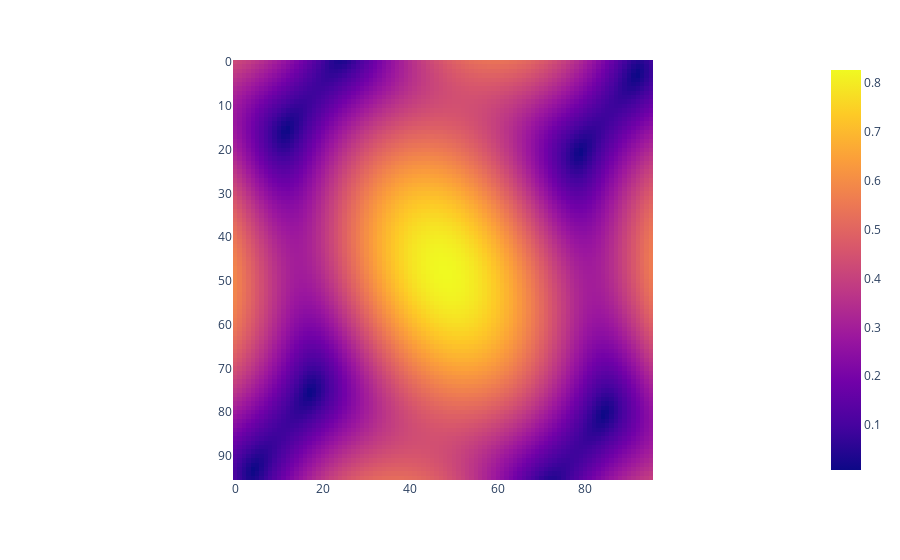
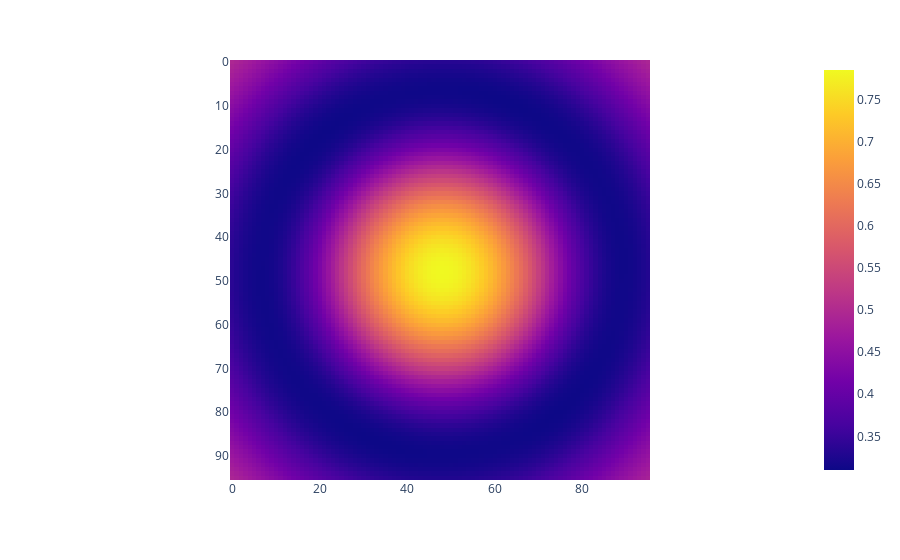

The notebook cell saved with these charts, in order:
### Code cell
n = 6
plot_map(amplitudes_array[n])
im = model.predict(fluxes_array[n].reshape(1, 1320))
plot_map(im[0])

### Figure 1 — Plotly figure (JSON) as saved in the notebook; plotly's stock layout.template omitted (floating-point values rounded to 4 significant figures; data arrays with more than 128 entries replaced by an {"elided": "..."} marker saying what was removed)
{"data": [{"coloraxis": "coloraxis", "hovertemplate": "x: %{x}<br>y: %{y}<br>color: %{z}<extra></extra>", "name": "0", "type": "heatmap", "xaxis": "x", "yaxis": "y", "z": {"elided": "96x96 float values"}}], "layout": {"coloraxis": {"colorscale": [[0, "#0d0887"], [0.1111, "#46039f"], [0.2222, "#7201a8"], [0.3333, "#9c179e"], [0.4444, "#bd3786"], [0.5556, "#d8576b"], [0.6667, "#ed7953"], [0.7778, "#fb9f3a"], [0.8889, "#fdca26"], [1, "#f0f921"]]}, "margin": {"t": 60}, "xaxis": {"anchor": "y", "constrain": "domain", "domain": [0, 1], "scaleanchor": "y"}, "yaxis": {"anchor": "x", "autorange": "reversed", "constrain": "domain", "domain": [0, 1]}}}

### Figure 2 — Plotly figure (JSON) as saved in the notebook; plotly's stock layout.template omitted (floating-point values rounded to 4 significant figures; data arrays with more than 128 entries replaced by an {"elided": "..."} marker saying what was removed)
{"data": [{"coloraxis": "coloraxis", "hovertemplate": "x: %{x}<br>y: %{y}<br>color: %{z}<extra></extra>", "name": "0", "type": "heatmap", "xaxis": "x", "yaxis": "y", "z": {"elided": "96x96 float values"}}], "layout": {"coloraxis": {"colorscale": [[0, "#0d0887"], [0.1111, "#46039f"], [0.2222, "#7201a8"], [0.3333, "#9c179e"], [0.4444, "#bd3786"], [0.5556, "#d8576b"], [0.6667, "#ed7953"], [0.7778, "#fb9f3a"], [0.8889, "#fdca26"], [1, "#f0f921"]]}, "margin": {"t": 60}, "xaxis": {"anchor": "y", "constrain": "domain", "domain": [0, 1], "scaleanchor": "y"}, "yaxis": {"anchor": "x", "autorange": "reversed", "constrain": "domain", "domain": [0, 1]}}}
